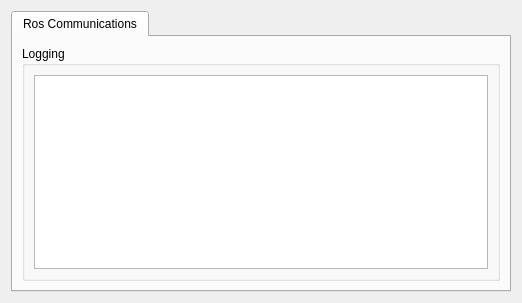
  <widget class="QWidget" name="centralwidget">
   <layout class="QHBoxLayout" name="horizontalLayout_3">
    <item>
     <widget class="QTabWidget" name="tab_manager">
      <property name="sizePolicy">
       <sizepolicy hsizetype="Minimum" vsizetype="Preferred">
        <horstretch>0</horstretch>
        <verstretch>0</verstretch>
       </sizepolicy>
      </property>
      <property name="minimumSize">
       <size>
        <width>500</width>
        <height>0</height>
       </size>
      </property>
      <property name="maximumSize">
       <size>
        <width>16777215</width>
        <height>1000</height>
       </size>
      </property>
      <property name="locale">
       <locale language="English" country="Australia"/>
      </property>
      <property name="currentIndex">
       <number>0</number>
      </property>
      <widget class="QWidget" name="tab_status">
       <attribute name="title">
        <string>Ros Communications</string>
       </attribute>
       <layout class="QVBoxLayout" name="verticalLayout_2">
        <item>
         <widget class="QGroupBox" name="logging_groupBox">
          <property name="sizePolicy">
           <sizepolicy hsizetype="MinimumExpanding" vsizetype="Preferred">
            <horstretch>0</horstretch>
            <verstretch>0</verstretch>
           </sizepolicy>
          </property>
          <property name="title">
           <string>Logging</string>
          </property>
          <layout class="QGridLayout" name="gridLayout_3">
           <item row="0" column="0">
            <widget class="QListView" name="view_logging"/>
           </item>
          </layout>
         </widget>
        </item>
       </layout>
      </widget>
     </widget>
    </item>
   </layout>
  </widget>
